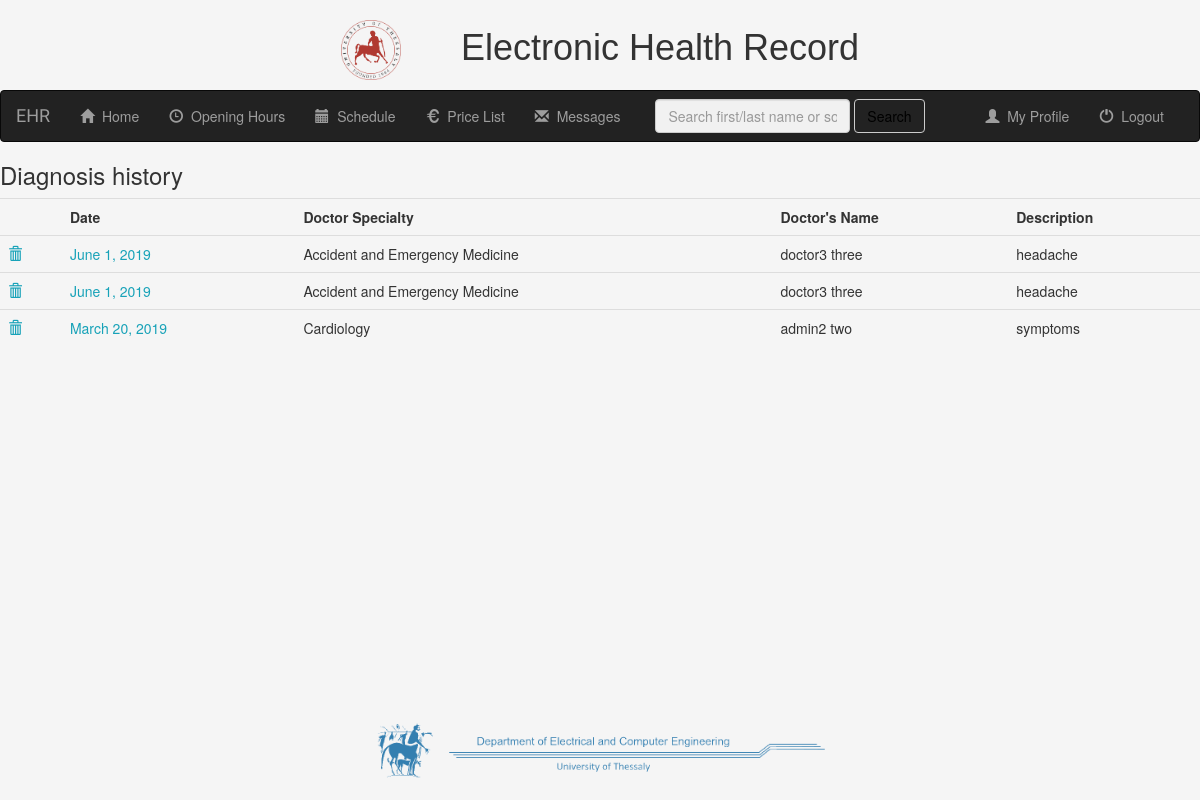
The app's page /mr/patient_details/appointments_list/ (signed in), older data.
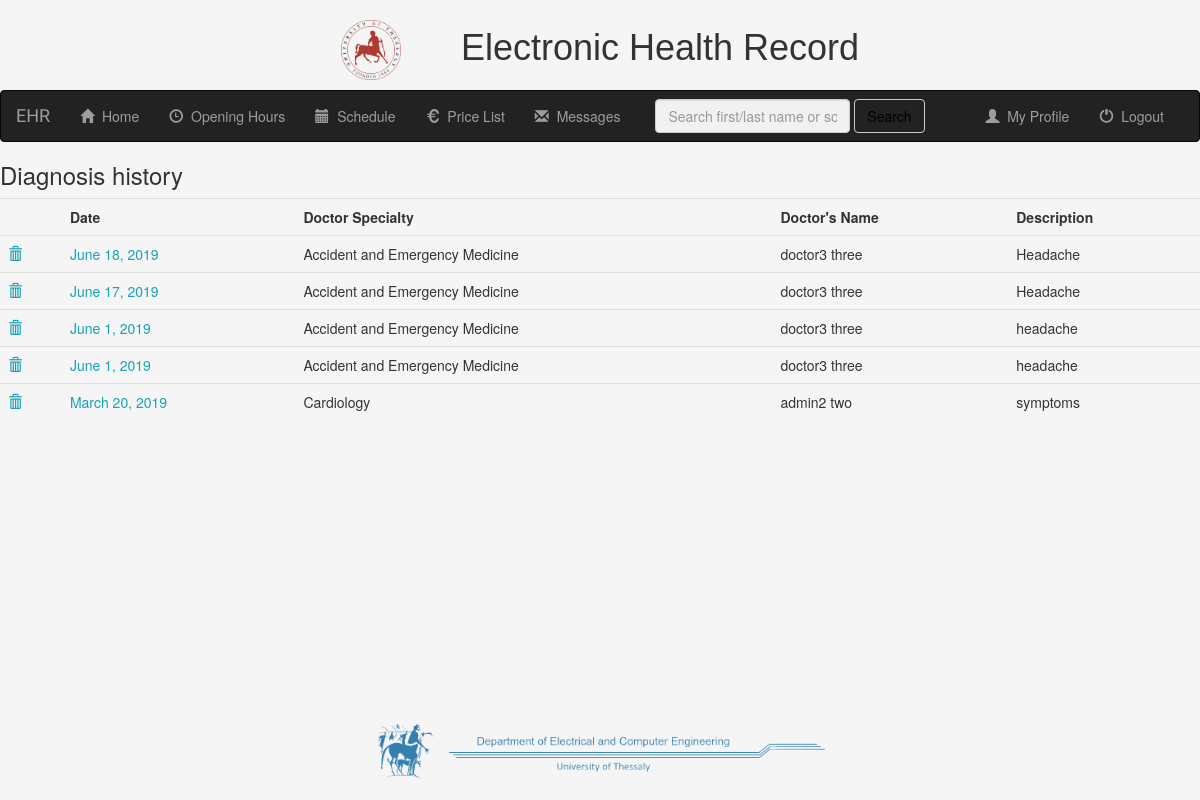
The same page, newer data.
### mr/models.py (models this page shows, shortened)
class Appointments(models.Model):
    patient = models.ForeignKey(PatientProfile, on_delete=models.CASCADE)
    doctor = models.ForeignKey(UserProfile, on_delete=models.CASCADE)
    date = models.DateField(null=False, default=date.today)
    symptoms_description = models.CharField(max_length=1000, blank=True)
    diagnosis = models.CharField(max_length=2000, default='None')
    examination_description = models.CharField(max_length=5000, default='None')
    medication = models.CharField(max_length=500, blank=True)
    medication_side_effects = models.CharField(max_length=1000, blank=True)
    secret_note = models.CharField(max_length=1000, blank=True)

class UserProfile(models.Model):
    user = models.OneToOneField(User, on_delete=models.CASCADE)
    specialties_list = (
        ('Accident_and_Emergency_Medicine', 'Accident and Emergency Medicine'),
        ('Allergiology', 'Allergiology'),
        ('Anesthetics', 'Anesthetics'),
        ('Cardiology', 'Cardiology'),
        ('Child_Psychiatry', 'Child Psychiatry'),
        ('Clinical_Biology', 'Clinical Biology'),
        ('Clinical_Chemistry', 'Clinical Chemistry'),
        ('Clinical_Neurophysiology', 'Clinical Neurophysiology'),
        ('Dental_Oral_Maxillo-facial_surgery', 'Dental, Oral and Maxillo-facial Surgery'),
        ('Dermato-Venereology', 'Dermato-Venereology'),
        ('Dermatology', 'Dermatology'),
        ('Endocrinology', 'Endocrinology'),
        ('Family_and_general_Medicine', 'Family and General Medicine'),
        ('Fictional_Medical_Specialist', 'Fictional Medical Specialist'),
        ('Gastro-enterologic_Surgery', 'Gastro-enterologic Surgery'),
        ('Gastroenterology', 'Gastroenterology'),
        ('General_Hematology', 'General Hematology'),
        ('General_Practice', 'General Practice'),
        ('General_Surgery', 'General Surgery'),
        ('Geriatrics', 'Geriatrics'),
        ('Immunology', 'Immunology'),
        ('Infectious_Diseases', 'Infectious Diseases'),
        ('Internal_Medicine', 'Internal Medicine'),
        ('Laboratory_Medicine', 'Laboratory Medicine'),
        ('Maxillo-facial_Surgery', 'Maxillo-facial Surgery'),
        ('Microbiology', 'Microbiology'),
        ('Nephrology', 'Nephrology'),
        ('Neuro-psychiatry', 'Neuro-psyciatry'),
        ('Neurosurgery', 'Neurosurgery'),
        ('Nuclear_Medicine', 'Nuclear Medicine'),
        ('Obstetrics_and_Gynecology', 'Obstetrics and Gynecology'),
        ('Occupational_Medicine', 'Occupational Medicine'),
        ('Opthalmology', 'Ophtalmology'),
        ('Orthopaedics', 'Orthopaedics'),
        ('Otorhinolaryngology', 'Otorhinolaryngology'),
        ('Paediatrics', 'Paediatrics'),
        ('Paediatrics_Surgery', 'Paediatrics Surgery'),
        ('Pathology', 'Pathology'),
        ('Physical_Medicine_and_Rehabilitation', 'Physical Medicine and Rehabilitation'),
        ('Plastic_Surgery', 'Plastic Surgery'),
        ('Pneumology', 'Pneumology'),
        ('Podiatric_Surgery', 'Podiatric Surgery'),
        ('Psychiatry', 'Psychiatry'),
        ('Public_health_and_Preventive_Medicine', 'Public Health and Preventive Medicine'),
        ('Radiation_Oncology', 'Radiation Oncology'),
        ('Respiratory_Medicine', 'Respiratory Medicine'),
        ('Rheumatogoly', 'Rheumatology'),
        ('Stomatology', 'Stomatology'),
        ('Thoragic_Surgery', 'Thoragic Surgery'),
        ('Tropical_Medicine', 'Tropical Medicine'),
        ('Urology', 'Urology'),
        ('Vascular_Surgery', 'Vascular Surgery'),
        ('Venereology', 'Venereology')
    )
    specialty = models.CharField(max_length=100, choices=specialties_list, default='General_Practice')
    city = models.CharField(max_length=50, blank=True)
    address = models.CharField(max_length=50, blank=True)
    phone = models.CharField(max_length=12, blank=True)

### mr/views.py (the view)
# urls.py: path('patient_details/appointments_list/', views.appointments_list.as_view(), name='appointments_list'),
class appointments_list(generic.ListView):
    context_object_name = 'appointments_list'
    template_name = 'mr/appointments_list.html'
    paginate_by = 15
    def get_queryset(self, **kwargs):
        p_id = self.request.session.get('p_id')
        return Appointments.objects.filter(patient__id=p_id).order_by('-date')
    def get_context_data(self, **kwargs):
        context = super(appointments_list, self).get_context_data(**kwargs)
        context['received_messages'] = Message.objects.filter(receiver=self.request.user, was_read=False)
        return context

### mr/templates/mr/appointments_list.html (shortened to what this page needs)
{% extends 'mr/base.html' %}
{% block body_block %}
{% if user.is_authenticated %}
    <h3>Diagnosis history</h3>
    <table class="table">
        <tr>
            <th></th>
            <th>Date</th>
            <th>Doctor Specialty</th>
            <th>Doctor's Name</th>
            <th>Description</th>
        </tr>
        {% for app in object_list %}
        <tr>
            <td><a data-toggle="modal" data-target="#modalConfirmForm{{ app.id }}"><span class="glyphicon glyphicon-trash"></span></a></td>
            <td><a href="{% url 'mr:appointments_detail' app.id %}">{{ app.date }}</a></td>
            <td>{{ app.doctor.get_specialty_display }}</td>
            <td>{{ app.doctor.user.get_full_name }}</td>
            <td>{{ app.symptoms_description }}</td>
        </tr>
        {% empty %}
            There are no appointment data.
        {% endfor %}
    </table>
{% endif %}
{% endblock %}

### mr/templates/mr/base.html (shortened to what this page needs)
<!DOCTYPE html>
<html lang="en">
<head>
    {% load static %}
    <link rel="stylesheet" href="https://maxcdn.bootstrapcdn.com/bootstrap/3.3.7/css/bootstrap.min.css">
    <link rel="stylesheet" type="text/css" href="{% static 'mr/css/style.css' %}">
</head>
<body>
    <h1><img src="{% static 'mr/uth.png' %}" style="height:5%; width:5%; ">&nbsp; &nbsp; &nbsp; Electronic Health Record</h1>
    <div>
        {% if user.is_authenticated %}
            {% block navigation %}
                <nav class="navbar navbar-inverse">
                    <div class="container-fluid">
                        <div class="navbar-header">
                            <a class="navbar-brand" href="{% url 'mr:index' %}">EHR</a>
                        </div>
                        <div class="collapse navbar-collapse" id="topNavBar">
                            <ul class="nav navbar-nav">
                                <li class="{{ home }}"><a href="{% url 'mr:index' %}"><span class="glyphicon glyphicon-home"></span>&nbsp; Home</a></li>
                                <li class="{% if opening_hours %}active{% endif %}"><a href="{% url 'mr:opening_hours' %}"><span class="glyphicon glyphicon-time"></span>&nbsp; Opening Hours</a></li>
                                <li class="{% if calendar %}active{% endif %}"><a href="{% url 'mr:calendar' %}"><span class="glyphicon glyphicon-calendar"></span>&nbsp; Schedule</a></li>
                                <li class="{% if price_list %}active{% endif %}"><a href="{% url 'mr:price_list' %}"><span class="glyphicon glyphicon-eur"></span>&nbsp; Price List</a></li>
                                <li class="nav-item dropdown {% if inbox_list or sent_list %}active{% endif %}">
                                    <a class="nav-link dropdown-toggle" href="#" id="navbarDropdown" role="button" data-toggle="dropdown" aria-haspopup="true" aria-expanded="false">
                                        <span class="glyphicon glyphicon-envelope"></span>&nbsp; Messages {% if received_messages %}<span class="badge badge-notify">{{ received_messages.count }}</span>{% endif %}
                                    </a>
                                </li>
                            </ul>
                            <form class="navbar-form navbar-left" role="search" method="get" action="{% url 'mr:search_results' %}">
                                <div class="form-group">
                                    <input type="text" placeholder="Search first/last name or social security number" class="form-control" name="q" value="{{ request.GET.q }}">
                                </div>
                                <button type="submit" class="btn btn-default">Search</button>
                            </form>
                            <ul class="nav navbar-nav navbar-right">
                                    <li class="{{ myprof }}"><a href="{% url 'mr:detail' user.id %}"><span class="glyphicon glyphicon-user"></span>&nbsp; My Profile</a></li>
                                <li><a href="{% url 'mr:logout' %}"><span class="glyphicon glyphicon-off"></span>&nbsp; Logout</a></li>
                            </ul>
                        </div>
                    </div>
                </nav>
            {% endblock %}
        {% endif %}
    </div>
    <div>
            {% if user.is_authenticated %}
                <div>
                    {% block body_block %}{% endblock %}
                </div>
            {% endif %}
    </div>
    <div style="position:fixed; right: 0; bottom: 0; left: 0; width:100%; height:10%; background-color: whitesmoke; text-align: center;"><img src="{% static 'mr/ece.png' %}" style="height:80%"></div>
</body>
</html>

### mr/static/mr/css/style.css (style rules this page uses)
h1 { font-family: Arial, Helvetica, sans-serif; text-align: center; }
body { background-color: whitesmoke; height: 90%; margin-bottom: 10%; }
.navbar-brand { font-family: 'Satisfy', cursive; }
input { border: 1px solid transparent; background-color: #f1f1f1; padding: 10px; font-size: 16px; }
input[type=text] { background-color: #f1f1f1; width: 25%; }
ul { height: 100%; padding: 0px 5px 0px 20px; }
a { color: #17a2b8; }
.btn { outline: none; color: black; background-color: transparent; box-shadow: 0 0 0 0; }

Row changes from the older to the newer data that the page shows:
added Appointments: date "June 18, 2019", doctor.specialty "Accident and Emergency Medicine", doctor.user.get_full_name "doctor3 three", symptoms_description "Headache"
added Appointments: date "June 17, 2019", doctor.specialty "Accident and Emergency Medicine", doctor.user.get_full_name "doctor3 three", symptoms_description "Headache"
